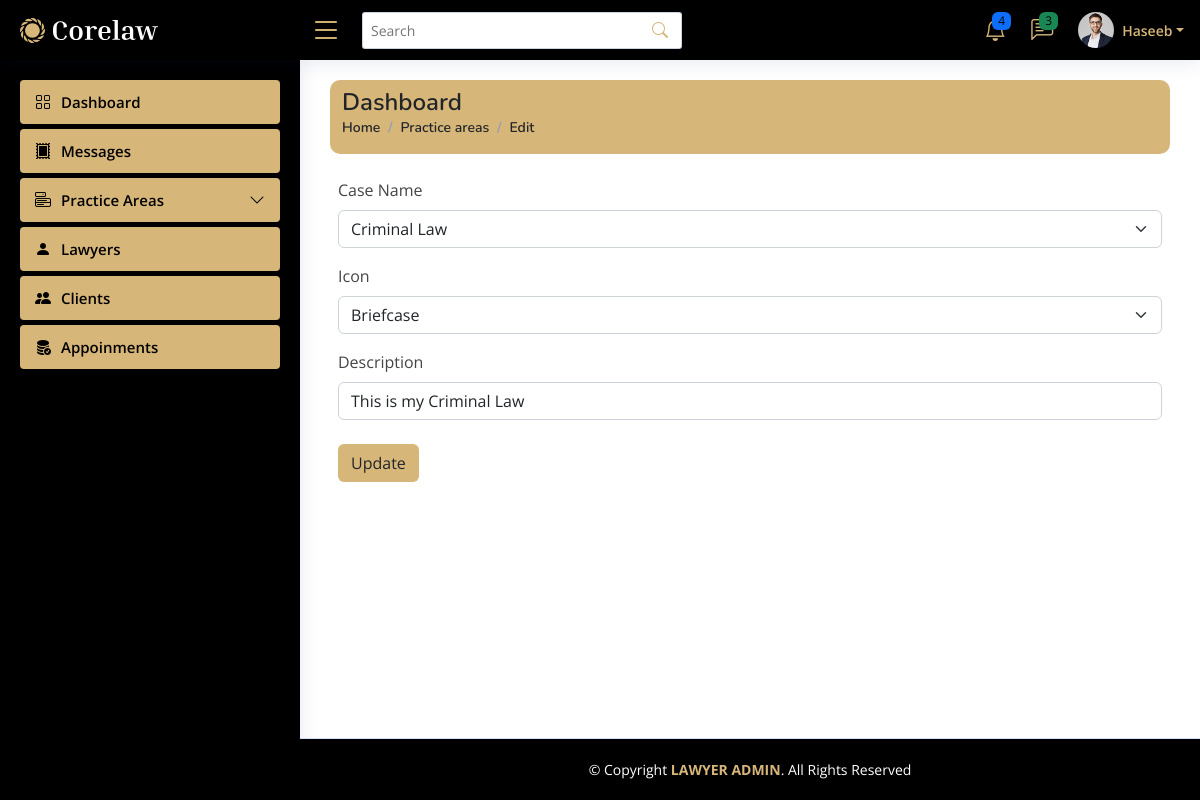
/Admin/Dashboard/practice_area_edit.php?id=2 (signed in), run on the app's committed database.
### tables this page shows
CREATE TABLE `practice_areas` (
  `id` int(11) NOT NULL,
  `name` varchar(50) DEFAULT NULL,
  `icon` varchar(50) DEFAULT NULL,
  `description` text DEFAULT NULL
);

### Admin/Dashboard/practice_area_edit.php (the view, shortened to what this page needs)
<?php include "../connection.php";
include './includes/header.php';
?>
<link rel="stylesheet" href="https://cdnjs.cloudflare.com/ajax/libs/font-awesome/6.2.1/css/all.min.css" />
<div class="container">
    <div class="row">
        <div style="background-color: #D7B679; border-radius: 10px;" class="col-md-12">
            <div class="pagetitle mt-2 ">
                <h1 class="text-dark">Dashboard</h1>
                <nav>
                    <ol class="breadcrumb">
                        <li class="breadcrumb-item"><a class="text-dark" href="index.php">Home</a></li>
                        <li class="breadcrumb-item active text-dark">Practice areas</li>
                        <li class="breadcrumb-item active text-dark">Edit</li>
                    </ol>
                </nav>
            </div>
        </div>
    </div>
</div>
<div class="container">
  <div class="row">
    <div class="col-md-12 g-3">
      <form class="row g-3" method="post">
      <?php
  $id = $_GET['id'];
  $show = "SELECT * FROM `practice_areas` where `id` = $id  ";
  $pdo_statement = $pdo_con->prepare($show);
  $pdo_statement->execute();
  $result = $pdo_statement->fetchAll(PDO::FETCH_ASSOC);
  if ($pdo_statement->rowCount() > 0) {
      foreach ($result as $row) { ?>
        <div class="col-md-12">
          <label for="inputState" class="form-label">Case Name</label>
          <select id="inputState" name="case"  class="form-select">
            <?php if ($row['name'] == "Criminal Law") {?>
            <option selected value="Criminal Law">Criminal Law</option>
           <?php } elseif ($row['name'] == "Property Law") {?>
            <option selected value="Property Law">Property Law</option>
            <option value="Criminal Law">Criminal Law</option>
           <?php } ?>
          </select>
        </div>
        <div class="col-md-12">
          <label for="inputState" class="form-label">Icon</label>
          <select id="inputState" name="icon" class="form-select">
          <?php if ($row['icon'] == "<i class='fas fa-briefcase'></i>") {?>
            <option selected value="<i class='fas fa-briefcase'></i>">Briefcase</option>
          <?php } elseif ($row['icon'] == "<i class='fas fa-landmark'></i>") {?>
            <option selected value="<i class='fas fa-landmark'></i>">Landmark</option>
            <option  value="<i class='fas fa-briefcase'></i>">Briefcase</option>
         <?php } ?>
          </select>
        </div>
        <div class="col-md-12">
          <label for="inputEmail5" class="form-label">Description</label>
          <input type="text" value="<?php echo $row['description']?>" name="description" class="form-control" id="inputEmail5">
        </div>
        <div class="mt-4">
          <button type="submit" name="btn_Update" class="btn" style="background-color: #D7B679;">Update</button>
        </div>
        <?php  }
                    }
                    ?>
    </form>
    </div>
  </div>
</div>
<?php include './includes/footer.php';
?>

### Admin/Dashboard/assets/css/style.css (style rules this page uses)
:root { scroll-behavior: smooth; }
body { font-family: "Open Sans", sans-serif; background: #f6f9ff; color: #444444; }
a { color: #4154f1; text-decoration: none; }
h1, h2, h3, h4, h5, h6 { font-family: "Nunito", sans-serif; }
.pagetitle { margin-bottom: 10px; }
.pagetitle h1 { font-size: 24px; margin-bottom: 0; font-weight: 600; color: #012970; }
.breadcrumb { font-size: 14px; font-family: "Nunito", sans-serif; color: #899bbd; font-weight: 600; }
.breadcrumb a { color: #899bbd; transition: 0.3s; }
.breadcrumb .breadcrumb-item::before { color: #899bbd; }
.breadcrumb .active { color: #51678f; font-weight: 600; }

### data on the page
practice_areas: case "Criminal Law", icon "Briefcase", description "This is my Criminal Law"

### other printed values
$_SESSION['username'] "Haseeb"
